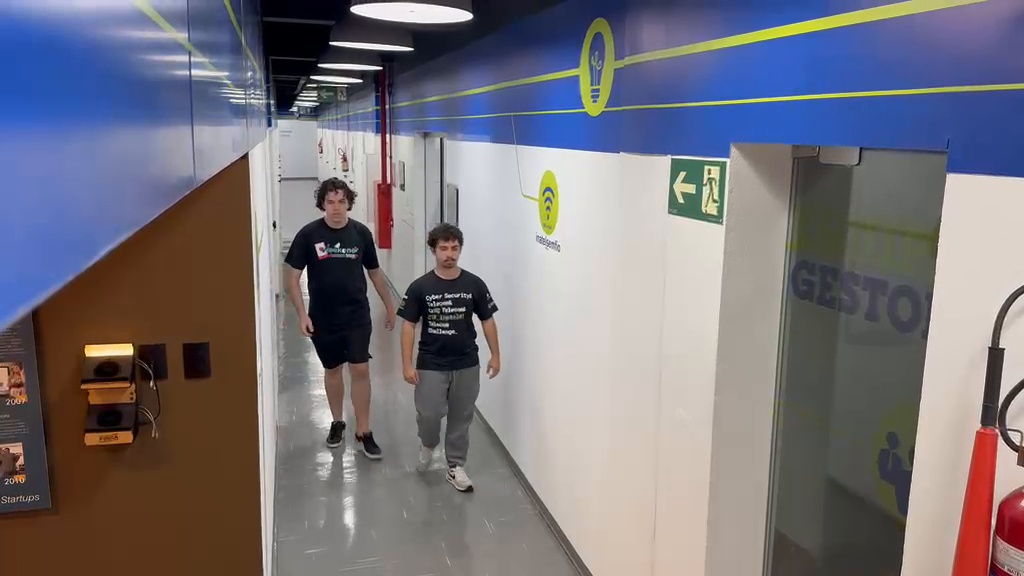
#> input picture Day 4/video_frames/frame_004.jpg, 1024 x 576 px
$ python 02_image_processing.py
#> lines starting #> are read from the running program, lines starting #| are printed output that depends on the picture
"""Step 2 (Day 1): OpenCV basics on one frame of the video."""
from pathlib import Path
import cv2
import matplotlib.pyplot as plt

PROJECT = Path(__file__).resolve().parent
IMAGE = PROJECT / "video_frames" / "frame_004.jpg"
OUTPUT = PROJECT / "results" / "day1"
OUTPUT.mkdir(parents=True, exist_ok=True)

image_bgr = cv2.imread(str(IMAGE))
#> image_bgr is the input picture: shape (576, 1024, 3); mean B, G, R 123.5, 116, 120
if image_bgr is None:
    raise FileNotFoundError(f"Run 01_extract_frames.py first. Missing: {IMAGE}")
image_rgb = cv2.cvtColor(image_bgr, cv2.COLOR_BGR2RGB)

# Size, channels and one pixel
height, width, channels = image_rgb.shape
#> height = 576; width = 1024; channels = 3
print("Height:", height, "| Width:", width, "| Channels:", channels, "| dtype:", image_rgb.dtype)
#| Height: 576 | Width: 1024 | Channels: 3 | dtype: uint8
print("RGB pixel at (x=100, y=50):", image_rgb[50, 100])
#| RGB pixel at (x=100, y=50): [ 69  93 167]


def show(fig, name):
    fig.tight_layout()
    fig.savefig(OUTPUT / name, dpi=100, bbox_inches="tight")
    plt.show()


# 1. Original
fig = plt.figure(figsize=(8, 4.5))
plt.imshow(image_rgb)
plt.title("Original frame")
plt.axis("off")
show(fig, "01_original.png")

# 2. RGB channels
fig, axes = plt.subplots(1, 3, figsize=(12, 3))
for i, name in enumerate(["Red", "Green", "Blue"]):
    axes[i].imshow(image_rgb[:, :, i], cmap="gray", vmin=0, vmax=255)
    axes[i].set_title(name)
    axes[i].axis("off")
show(fig, "02_rgb_channels.png")
#> call 2 of show, with name = '02_rgb_channels.png'
#> in show (call 2), `fig.savefig(OUTPUT / name, dpi=100, bbox_inches="tight")`:
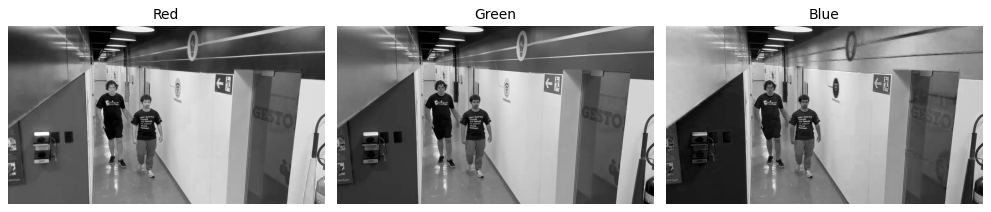
#> figure drawn by matplotlib, 3 panels

# 3. Grayscale
gray = cv2.cvtColor(image_rgb, cv2.COLOR_RGB2GRAY)
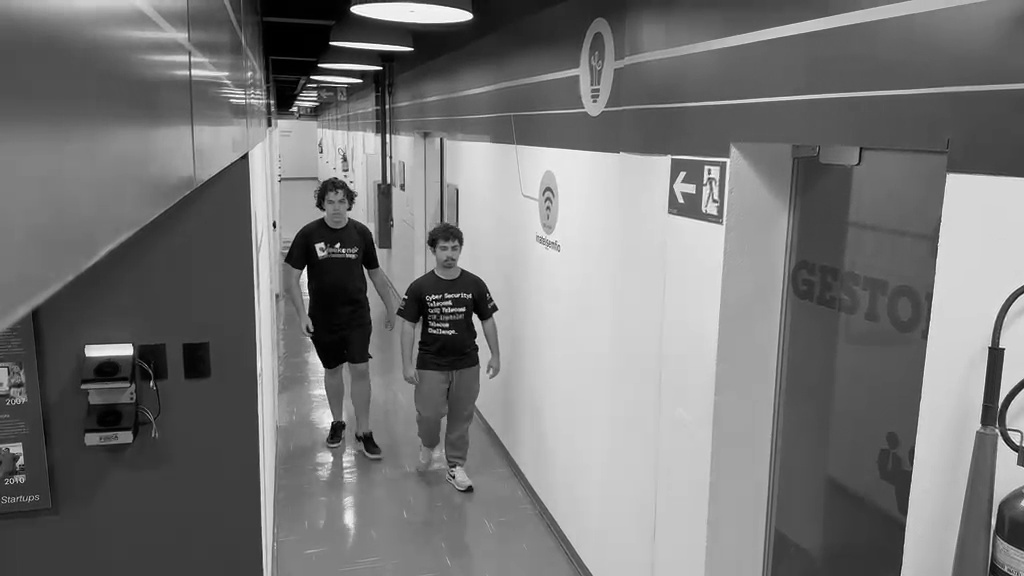
#> gray: shape (576, 1024); min 0, max 255, mean 118
fig, axes = plt.subplots(1, 2, figsize=(10, 3))
axes[0].imshow(image_rgb)
axes[0].set_title("RGB image")
axes[1].imshow(gray, cmap="gray", vmin=0, vmax=255)
axes[1].set_title("Grayscale image")
for ax in axes:
    ax.axis("off")
show(fig, "03_grayscale.png")
#> call 3 of show, with name = '03_grayscale.png'
#> in show (call 3), `fig.savefig(OUTPUT / name, dpi=100, bbox_inches="tight")`:
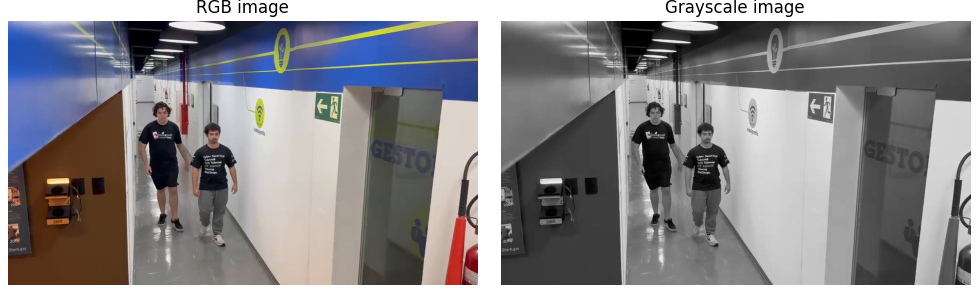
#> figure drawn by matplotlib, 2 panels

# 4. Resize (keep aspect ratio)
new_width = 512
new_height = round(height * new_width / width)
#> new_height = 288
resized = cv2.resize(image_rgb, (new_width, new_height), interpolation=cv2.INTER_AREA)
print("Original:", image_rgb.shape, "| Resized:", resized.shape)
#| Original: (576, 1024, 3) | Resized: (288, 512, 3)
fig = plt.figure(figsize=(6, 3.5))
plt.imshow(resized)
plt.title(f"Resized to {new_width} x {new_height}")
plt.axis("off")
show(fig, "04_resize.png")

# 5. Crop the region where people walk (center of the corridor)
x1, x2 = int(0.30 * width), int(0.65 * width)
#> x1 = 307; x2 = 665
y1, y2 = int(0.20 * height), int(1.00 * height)
#> y1 = 115; y2 = 576
crop = image_rgb[y1:y2, x1:x2].copy()
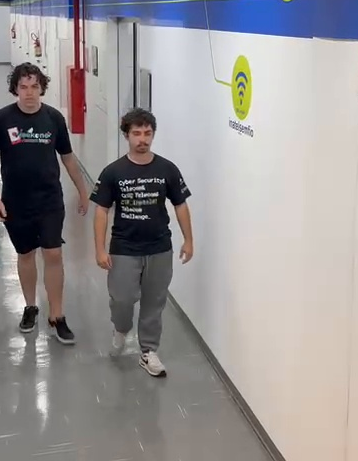
#> crop: shape (461, 358, 3); mean R, G, B 151.8, 148, 148.9
print("Crop shape:", crop.shape)
#| Crop shape: (461, 358, 3)
fig, (ax_a, ax_b) = plt.subplots(1, 2, figsize=(11, 4), gridspec_kw={"width_ratios": [16, 7]})
ax_a.imshow(image_rgb)
ax_a.add_patch(plt.Rectangle((x1, y1), x2 - x1, y2 - y1, fill=False, color="yellow", lw=2))
ax_a.set_title("Original with crop region")
ax_b.imshow(crop)
ax_b.set_title("Cropped region")
for ax in (ax_a, ax_b):
    ax.axis("off")
show(fig, "05_crop.png")
#> in show (call 5), `fig.savefig(OUTPUT / name, dpi=100, bbox_inches="tight")`:
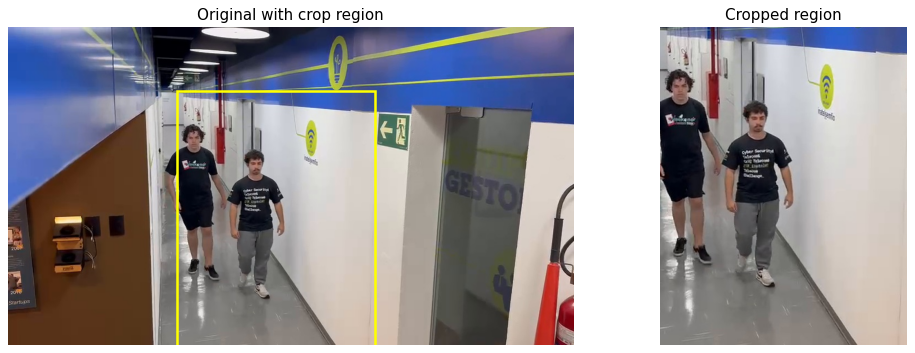
#> figure drawn by matplotlib, 2 panels

# 6. Gaussian blur
blur5 = cv2.GaussianBlur(image_rgb, (5, 5), 0)
blur21 = cv2.GaussianBlur(image_rgb, (21, 21), 0)
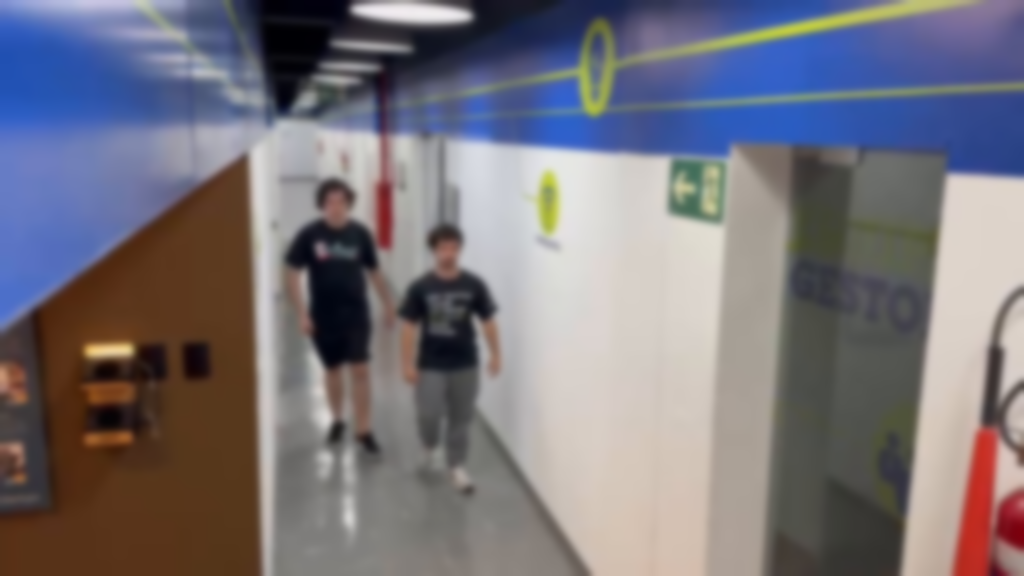
#> blur21: shape (576, 1024, 3); mean R, G, B 120, 116, 123.5
fig, axes = plt.subplots(1, 3, figsize=(12, 3))
for ax, img, title in zip(axes, [image_rgb, blur5, blur21], ["Original", "5 x 5", "21 x 21"]):
    ax.imshow(img)
    ax.set_title(title)
    ax.axis("off")
#> this loop made 3 passes
#> title on passes 1 to 3: 'Original', '5 x 5', '21 x 21'
show(fig, "06_gaussian_blur.png")

# 7. Canny edges
edges = cv2.Canny(cv2.GaussianBlur(gray, (5, 5), 0), 100, 200)
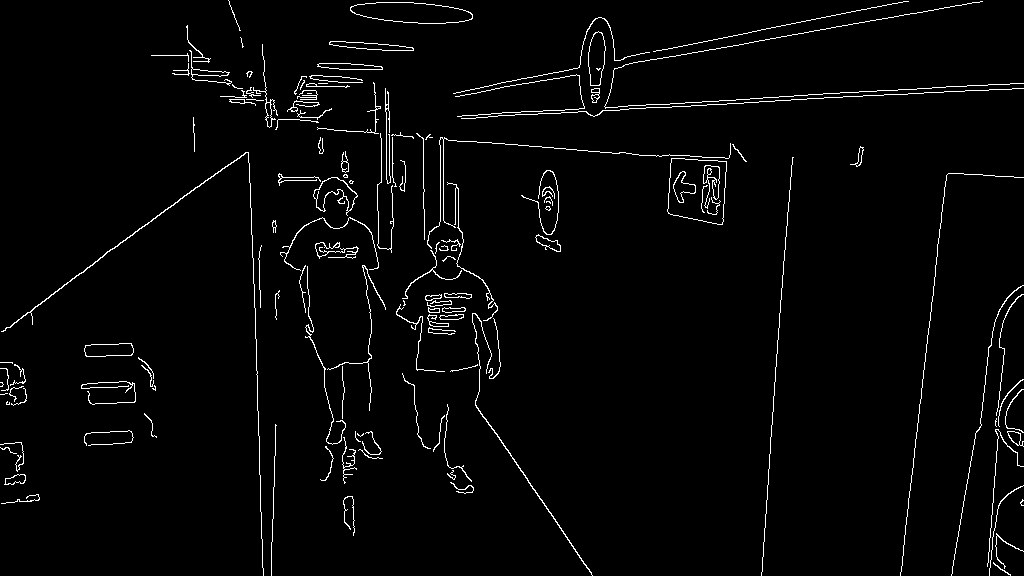
#> edges: shape (576, 1024); 2.5% white in thin lines or dots
fig, axes = plt.subplots(1, 2, figsize=(10, 3))
axes[0].imshow(image_rgb)
axes[0].set_title("Original")
axes[1].imshow(edges, cmap="gray", vmin=0, vmax=255)
axes[1].set_title("Canny edges")
for ax in axes:
    ax.axis("off")
show(fig, "07_canny_edges.png")

print(f"Figures saved to {OUTPUT}")

$ run again, with Day 4/video_frames/frame_001.jpg copied over Day 4/video_frames/frame_004.jpg
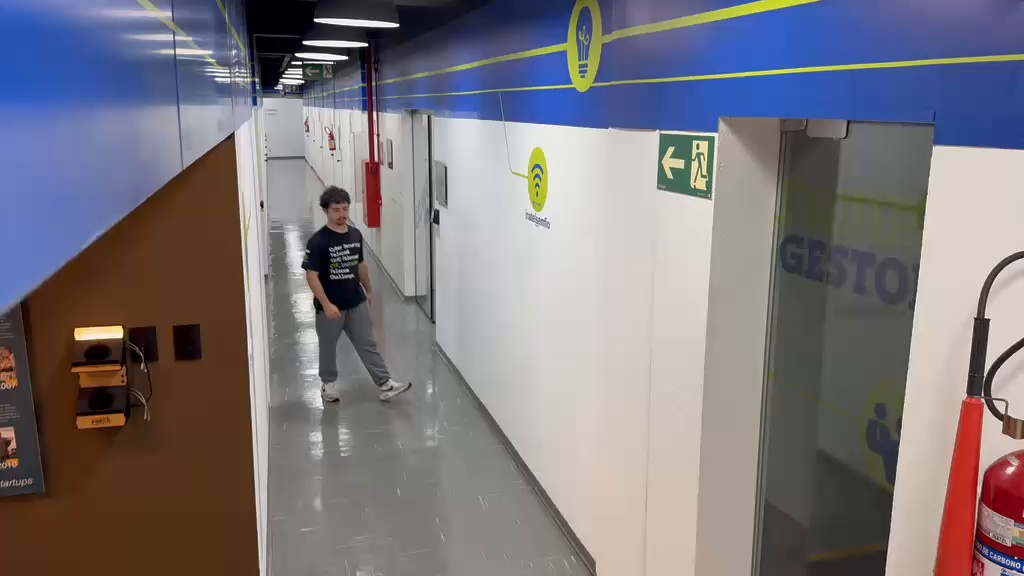
#> input picture Day 4/video_frames/frame_001.jpg, 1024 x 576 px
#> image_bgr is the input picture: shape (576, 1024, 3); mean B, G, R 124.8, 119.2, 124.1
#| Height: 576 | Width: 1024 | Channels: 3 | dtype: uint8
#| RGB pixel at (x=100, y=50): [ 59  88 156]
#| Original: (576, 1024, 3) | Resized: (288, 512, 3)
#| Crop shape: (461, 358, 3)
#> in show (call 5), `fig.savefig(OUTPUT / name, dpi=100, bbox_inches="tight")`:
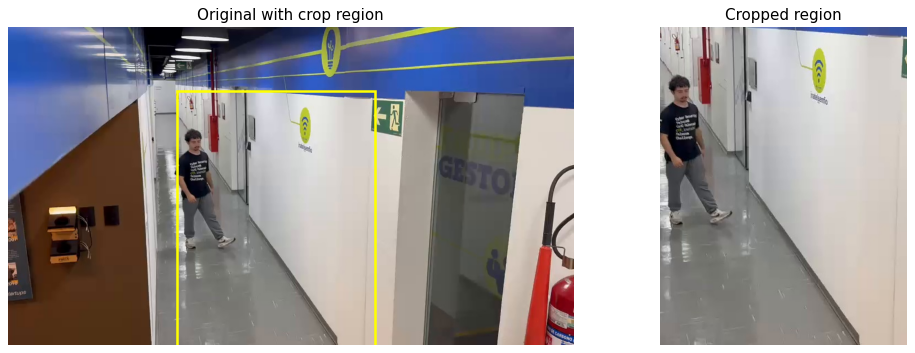
#> figure drawn by matplotlib, 2 panels
#> the loop `for ax, img, title in zip(axes, [image_rgb, blur5, blur21], ["Original..` made 3 passes
#> title on passes 1 to 3: 'Original', '5 x 5', '21 x 21'
#> `edges = cv2.Canny(cv2.GaussianBlur(gray, (5, 5), 0), 100, 200)`:
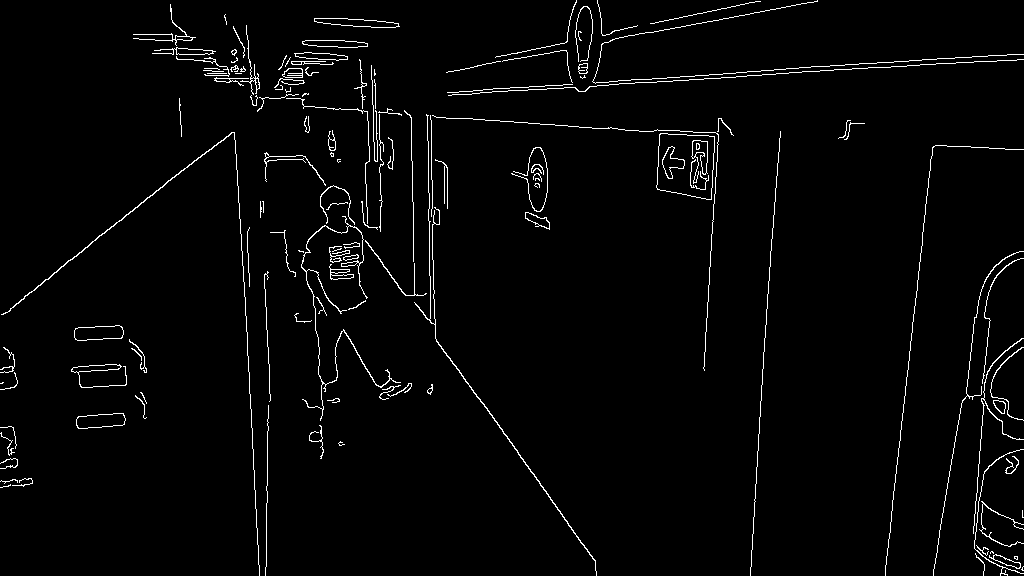
#> edges: shape (576, 1024); 2.4% white in thin lines or dots
